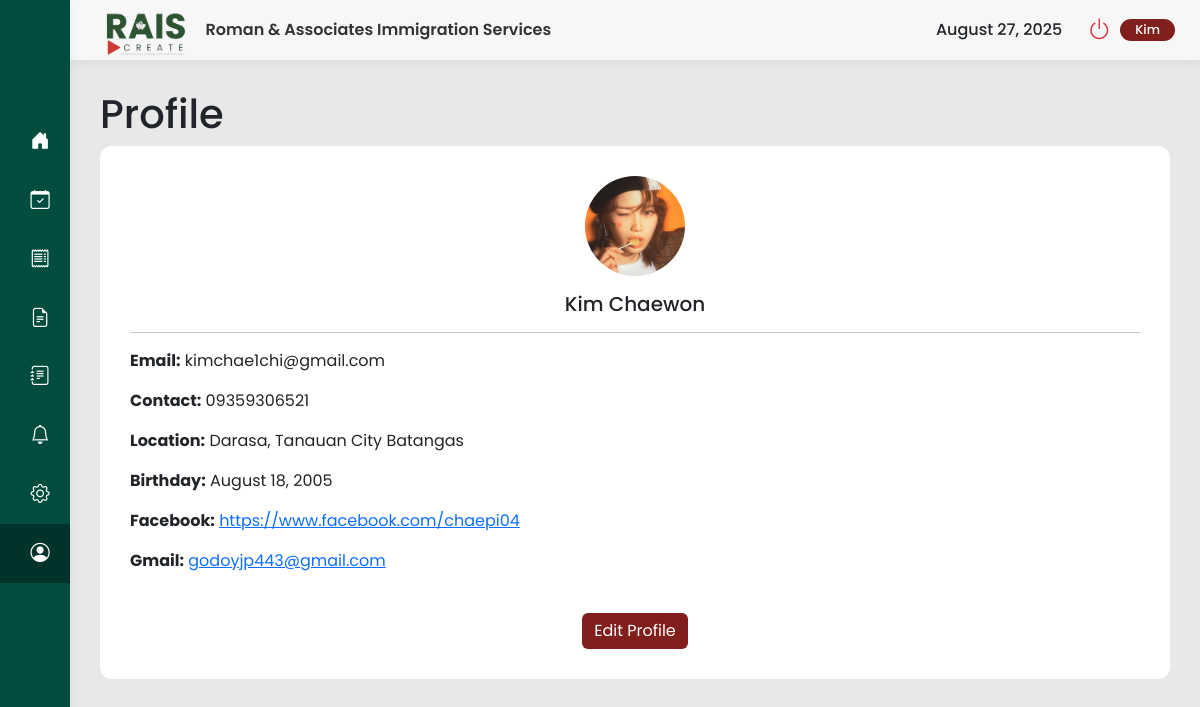
The app's page /user/profile.php (signed in) with its own data.
### tables this page shows
CREATE TABLE `users` (
  `id` int(11) NOT NULL,
  `firstName` varchar(50) NOT NULL,
  `lastName` varchar(50) NOT NULL,
  `address` varchar(255) NOT NULL,
  `phone` varchar(20) NOT NULL,
  `email` varchar(100) NOT NULL,
  `password` varchar(255) NOT NULL,
  `profileImage` varchar(255) DEFAULT NULL,
  `location` varchar(255) DEFAULT NULL,
  `birthday` date DEFAULT NULL,
  `facebook` varchar(255) DEFAULT NULL,
  `instagram` varchar(255) DEFAULT NULL,
  `gmail` varchar(255) DEFAULT NULL,
  `email_notifications` tinyint(1) NOT NULL DEFAULT 1,
  `dark_mode` tinyint(1) NOT NULL DEFAULT 0,
  `documents_uploaded` tinyint(1) NOT NULL DEFAULT 0,
  `profile_picture_uploaded` tinyint(1) NOT NULL DEFAULT 0,
  `birthday_added` tinyint(1) NOT NULL DEFAULT 0,
  `social_links_added` tinyint(1) NOT NULL DEFAULT 0,
  `has_seen_tour` tinyint(1) NOT NULL DEFAULT 0
);

### user/profile.php (the view, shortened to what this page needs)
<?php
include_once '../config.php';
$userId = $_SESSION['id'];
$stmt = $conn->prepare("SELECT firstName, lastName, email, phone, address, birthday, profileImage, facebook, instagram, gmail, dark_mode FROM users WHERE id = ?");
$stmt->bind_param("i", $userId);
$stmt->execute();
$result = $stmt->get_result();
$userProfile = $result->fetch_assoc();
$darkModeEnabled = (bool)$userProfile['dark_mode'];
?>
<!doctype html>
<html lang="en">
<head>
    <link href="https://cdn.jsdelivr.net/npm/bootstrap@5.3.3/dist/css/bootstrap.min.css" rel="stylesheet">
    <link rel="stylesheet" href="https://cdn.jsdelivr.net/npm/bootstrap-icons@1.11.3/font/bootstrap-icons.min.css">
</head>
<body class="<?php echo $darkModeEnabled ? 'dark-mode' : ''; ?>">
    <div class="main-wrapper">
        <aside class="sidebar d-flex flex-column">
             <nav class="nav flex-column">
                <a class="nav-link" href="dashboard.php"><i class="bi bi-house-door-fill"></i><span>Dashboard</span></a>
                <a class="nav-link" href="book-consultation.php"><i class="bi bi-calendar-check"></i><span>Book Consultation</span></a>
                <a class="nav-link" href="statement-of-account.php"><i class="bi bi-receipt"></i><span>Statement of Account</span></a>
                <a class="nav-link" href="documents.php"><i class="bi bi-file-earmark-text"></i><span>Documents</span></a>
                <a class="nav-link" href="forms.php"><i class="bi bi-journal-text"></i><span>Forms</span></a>
                <a class="nav-link" href="notifications.php"><i class="bi bi-bell"></i><span>Notifications</span></a>
                <a class="nav-link" href="settings.php"><i class="bi bi-gear"></i><span>Settings</span></a>
                <a class="nav-link active" href="profile.php"><i class="bi bi-person-circle"></i><span>Profile</span></a>
            </nav>
        </aside>
        <div class="content-area">
            <header class="header">
                <div class="header-brand d-flex align-items-center">
                    <img src="../img/logo.png" alt="RAIS Logo" class="header-logo-img light-mode-logo">
                    <span class="header-title">Roman & Associates Immigration Services</span>
                </div>
                <div class="user-status d-flex align-items-center gap-2">
                    <div class="me-3" style="font-weight: 500;"><?= date('F j, Y') ?></div>
                    <a href="../logout.php" class="btn btn-link power-btn"><i class="bi bi-power"></i></a>
                    <span class="badge"><?php echo htmlspecialchars($userProfile['firstName']); ?></span>
                </div>
            </header>
            <main class="main-content">
                <h1>Profile</h1>
                <div class="content-card">
                    <div id="profile-view" class="profile-view text-center">
                        <div id="profileViewImageContainer">
                            <?php if (!empty($userProfile['profileImage'])): ?>
                                <img src="../<?php echo htmlspecialchars($userProfile['profileImage']); ?>?v=<?php echo time(); ?>" alt="Profile Image" class="profile-image">
                            <?php else: ?>
                                <i class="bi bi-person-circle profile-icon"></i>
                            <?php endif; ?>
                        </div>
                        <h5 class="mt-3"><?php echo htmlspecialchars($userProfile['firstName'] . ' ' . $userProfile['lastName']); ?></h5>
                        <hr>
                        <div class="text-start">
                            <p><strong>Email:</strong> <?php echo htmlspecialchars($userProfile['email']); ?></p>
                            <p><strong>Contact:</strong> <?php echo htmlspecialchars($userProfile['phone']); ?></p>
                            <p><strong>Location:</strong> <?php echo htmlspecialchars($userProfile['address']); ?></p>
                            <p><strong>Birthday:</strong> <?php echo htmlspecialchars(date("F j, Y", strtotime($userProfile['birthday']))); ?></p>
                            <?php if (!empty($userProfile['facebook'])): ?>
                                <p><strong>Facebook:</strong> <a href="<?php echo htmlspecialchars($userProfile['facebook']); ?>" target="_blank"><?php echo htmlspecialchars($userProfile['facebook']); ?></a></p>
                            <?php endif; ?>
                            <?php if (!empty($userProfile['gmail'])): ?>
                                <p><strong>Gmail:</strong> <a href="mailto:<?php echo htmlspecialchars($userProfile['gmail']); ?>"><?php echo htmlspecialchars($userProfile['gmail']); ?></a></p>
                            <?php endif; ?>
                        </div>
                        <button id="editProfileBtn" class="btn btn-primary mt-4" style="background-color: var(--rais-button-maroon); border: none;">Edit Profile</button>
                    </div>
                </div>
            </main>
        </div>
    </div>
</body>
</html>

### user/profile.php (style rules this page uses)
:root { --rais-primary-green: #004d40; --rais-dark-green: #00332c; --rais-text-dark: #333333; --rais-text-light: #525252; --rais-card-bg: #FFFFFF; --rais-light-gray: #E8E8E8; --rais-bg-light: #F7F7F7; --rais-shadow: 0 4px 10px rgba(0, 0, 0, 0.05); --rais-button-maroon: #811F1D; }
body { font-family: 'Poppins', sans-serif; background-color: var(--rais-light-gray); overflow-y: auto; }
.main-wrapper { display: flex; min-height: 100vh; }
.sidebar { background-color: var(--rais-primary-green); width: 70px; flex-shrink: 0; color: white; padding: 30px 0; box-shadow: var(--rais-shadow); transition: width 0.3s ease-in-out; overflow: hidden; position: fixed; top: 0; height: 100vh; display: flex; flex-direction: column; z-index: 1031; }
.sidebar .nav { flex-grow: 1; }
.sidebar .nav-link { color: white; font-weight: 500; padding: 15px 30px; display: flex; align-items: center; gap: 15px; white-space: nowrap; }
.sidebar .nav-link.active, .sidebar .nav-link:hover { background-color: var(--rais-dark-green); }
.sidebar .nav-link i { font-size: 1.2rem; min-width: 20px; text-align: center; }
.content-area { flex-grow: 1; overflow-y: auto; margin-left: 70px; }
.header { background-color: var(--rais-bg-light); height: 60px; display: flex; justify-content: space-between; align-items: center; padding: 0 25px; position: sticky; top: 0; z-index: 1020; box-shadow: var(--rais-shadow); }
.header-brand { gap: 10px; }
.header-logo-img { height: 100px; width: auto; object-fit: contain; }
.header-title { font-size: 1rem; font-weight: 600; color: var(--rais-text-dark); white-space: nowrap; }
.user-status { display: flex; align-items: center; gap: 10px; }
.user-status .badge { background-color: var(--rais-button-maroon); font-size: 0.8rem; font-weight: 500; padding: 5px 15px; border-radius: 20px; }
.user-status .btn { color: var(--rais-text-light); font-size: 1.5rem; padding: 0; }
.power-btn i { color: #dc3545; transition: color 0.2s ease-in-out, transform 0.2s ease-in-out; }
.main-content { padding: 30px; }
.content-card { background-color: var(--rais-card-bg); border-radius: 12px; padding: 30px; }
.profile-image, .profile-image-preview { width: 100px; height: 100px; object-fit: cover; border-radius: 50%; }

### records on screen
users: firstName "Kim", profileImage (picture), firstName+lastName "Kim Chaewon", email "kimchae1chi@gmail.com", phone "09359306521", address "Darasa, Tanauan City Batangas", birthday "August 18, 2005", facebook "https://www.facebook.com/chaepi04", gmail "godoyjp443@gmail.com"
